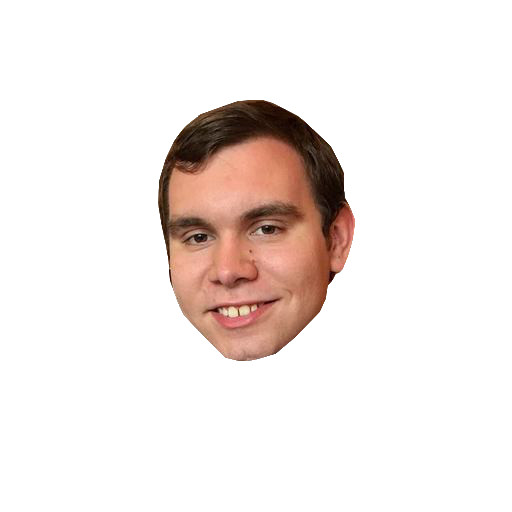
//> input picture the_face.jpg, 512 x 512 px
$ ./CoverFace the_face.jpg   (built with g++ and OpenCV 4)
//> lines starting //> are read from the running program, lines starting //| are printed output that depends on the picture; after the words box and inside, x2 and y2 are one past the last pixel; in counts of white or black regions, pixels touching at a corner belong together
#include "opencv2/objdetect.hpp"
#include "opencv2/highgui.hpp"
#include "opencv2/imgproc.hpp"

#include <iostream>
#include <stdio.h>
#include <stdlib.h>
#include <time.h>

using namespace std;
using namespace cv;

//TODO: rotate Jott face to fit target

void pasteFace(Mat input_image, Mat replace_face, int face_x, int face_y, int face_height, int face_width);
bool closeToWhite(int x);

String face_cascade_name = "haarcascade_frontalface_alt.xml";
String eyes_cascade_name = "haarcascade_eye_tree_eyeglasses.xml";
String replace_face_name = "the_face.jpg";
String window_title = "Window";
CascadeClassifier face_cascade;
CascadeClassifier eyes_cascade;

int main(int argc, char ** argv)
{
    Mat input_image;
    Mat replace_face;
    srand(time(NULL));

    if(argc < 2)
    {
        printf("No argument provided\n");
        return -1;
    }

    if(!face_cascade.load(face_cascade_name))
    {
        printf("Error loading face cascade\n");
        return -1;
    }

    if(!eyes_cascade.load(eyes_cascade_name))
    {
        printf("Error loading eyes cascade\n");
        return -1;
    }

    input_image = imread(argv[1]);
//> input_image is the input picture: 512 rows x 512 cols, CV_8UC3; mean B, G, R 230.4, 233.4, 241.3
    if(!input_image.data)
    {
        printf("Error loading input image\n");
        return -1;
    }
    String in_name(argv[1]);
//> in_name = "the_face.jpg"
    String output_name = "outputs/" + in_name.substr(0, in_name.find(".", 0));
//> output_name = "outputs/the_face"
    output_name += ".ott.jpg";
//> output_name = "outputs/the_face.ott.jpg"

    replace_face = imread(replace_face_name);
    if(!replace_face.data)
    {
        printf("Error loading replacement face\n");
        return -1;
    }

    std::vector<Rect> faces;
    Mat input_gray;
    cvtColor(input_image, input_gray, COLOR_BGR2GRAY);
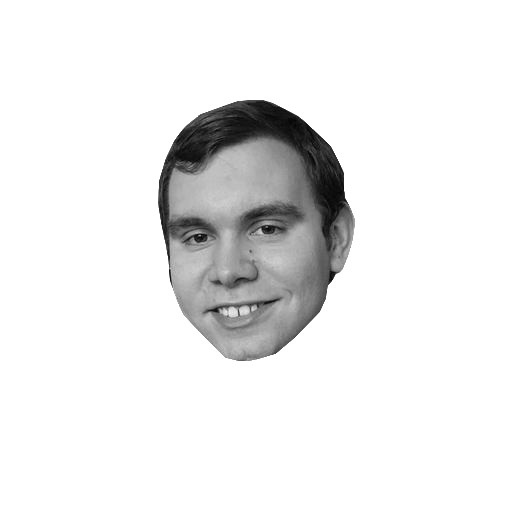
//> input_gray: 512 rows x 512 cols, CV_8UC1; min 2, max 255, mean 235.4
    equalizeHist(input_gray, input_gray);
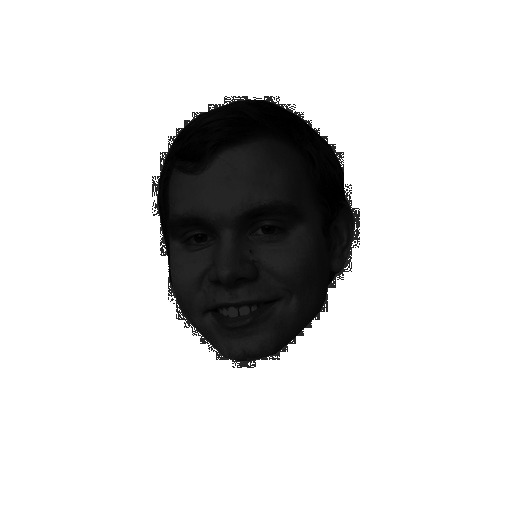
//> input_gray: 512 rows x 512 cols, CV_8UC1; 15.6% of pixels changed, all inside (x1, y1, x2, y2) = (152, 96, 360, 368)

    face_cascade.detectMultiScale(input_gray, faces, 1.1, 2, 0|CASCADE_SCALE_IMAGE, Size(30, 30));
//> faces = 1 Rect (x, y, width, height): [147, 167, 165, 165]

    for (size_t i = 0; i < faces.size(); i++)
    {
        Point center( faces[i].x + faces[i].width/2, faces[i].y + faces[i].height/2 );
        // ellipse(input_image, center, Size(faces[i].width/2, faces[i].height/2), 0, 0, 360, Scalar(255, 0, 255 ), 4, 8, 0);

        Mat faceROI = input_gray(faces[i]);
        std::vector<Rect> eyes;

        //Find the eyes
        eyes_cascade.detectMultiScale(faceROI, eyes, 1.1, 2, 0 |CASCADE_SCALE_IMAGE, Size(30, 30));

        //find midpoint of face to paste new face on
        circle(input_image, center, 5, Scalar(255, 0, 0), 4, 8, 0);
        pasteFace(input_image, replace_face, center.x, center.y, faces[i].width, faces[i].height);
    }

    imwrite(output_name, input_image);

    return 0;
}

//puts our target face at position (face_x, face_y), with height and width specified
void pasteFace(Mat input_image, Mat replace_face, int face_x, int face_y, int face_height, int face_width)
{
    face_width *= 2.5; //woo magic numbers
    face_height *= 2.5;

    resize(replace_face, replace_face, Size(face_height, face_width));
    int place_x = face_x - (face_height/2);
    int place_y = face_y - (face_width/2);


    for(int i = 0; i < face_width; i++)
    {
        for(int j = 0; j < face_height; j++)
        {
            Vec3b color = replace_face.at<Vec3b>(Point(i,j));
            // if(color.val[0]!=255 && color.val[1]!=255 && color.val[2]!=255)
//> (the run ends here: the program needs code that is not available in this run, at `if(notCloseToWhite(color.val[0])&&notCloseToWhite(color.val[1])&&notCl..`)
